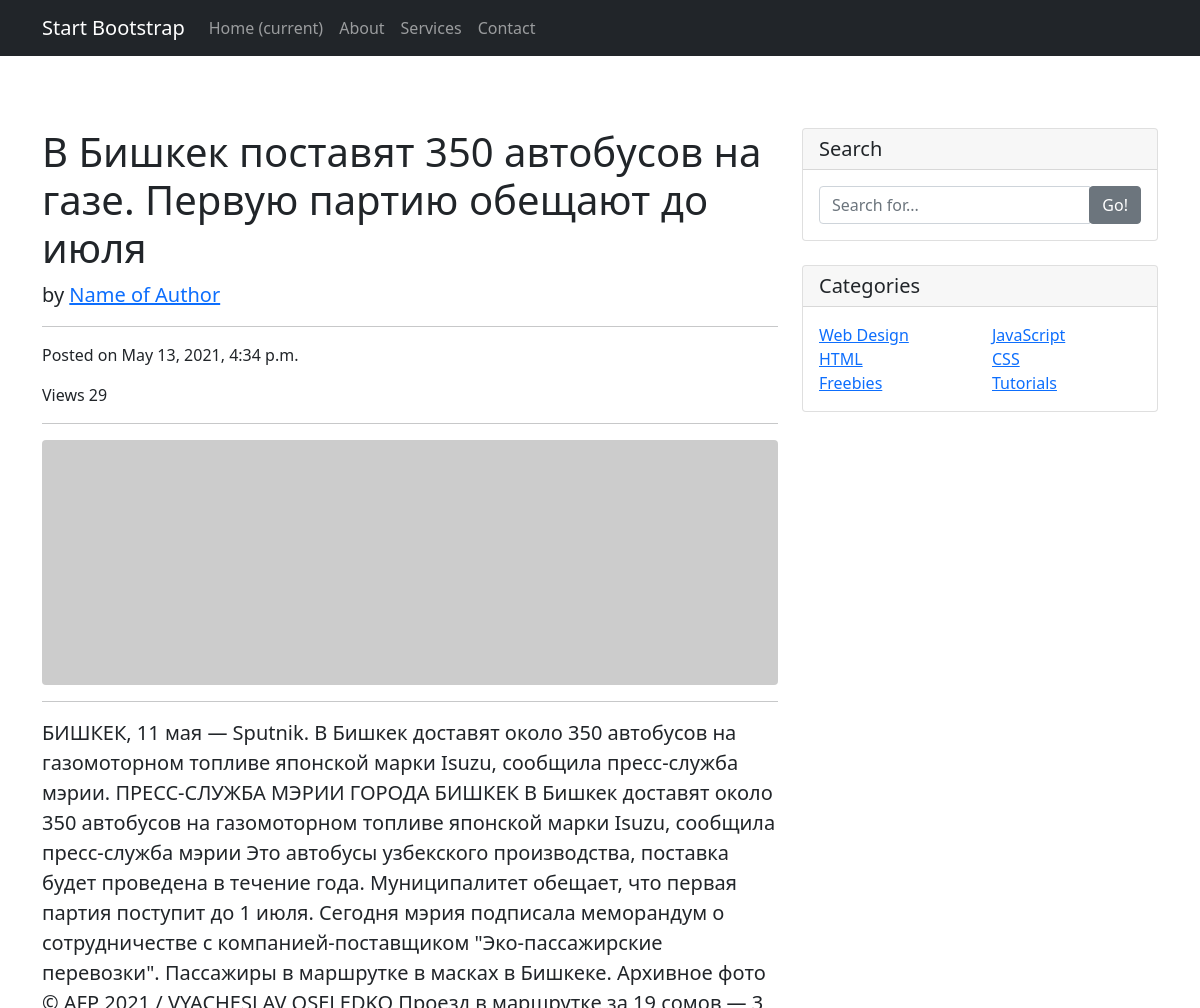
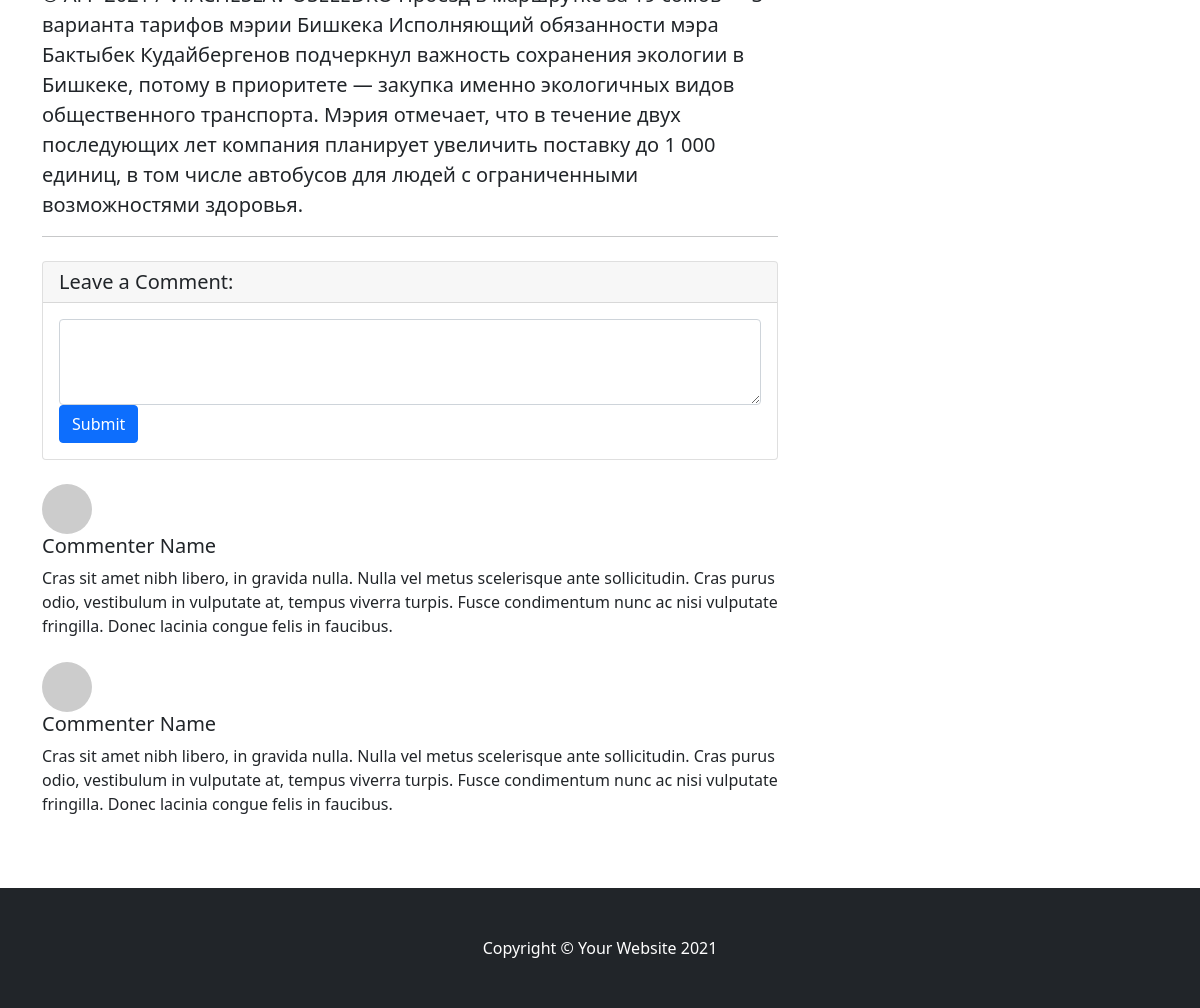
Screenshot of /view/1/ with the database file from the repository (2 pictures, top to bottom).
### blog/models.py (models this page shows, shortened)
class Post(models.Model):
    title = models.CharField(max_length=250)
    clipped_text = models.TextField(max_length=150)
    text = models.TextField()
    created_at = models.DateTimeField(auto_now=True)
    views = models.IntegerField(default=0)

### blog/views.py (the view)
# urls.py: path('view/<int:pk>/', views.retrieve, name='retrieve'),
def retrieve(request, pk):
    post = get_object_or_404(Post, id=pk)
    post.views += 1
    post.save()
    context = {'post': post}
    return render(request, 'blog/view.html', context)

### blog/templates/blog/view.html (shortened to what this page needs)
{% extends "blog/base.html" %}
{% block body %}
    <div class="row">
        <div class="col-lg-8">
            <h1 class="mt-4">{{post.title}}</h1>
            <p class="lead">
                by
                <a href="#!">Name of Author</a>
            </p>
            <hr />
            <p>Posted on {{post.created_at}}</p>
            <p>Views {{post.views}}</p>
            <hr />
            <img class="img-fluid rounded" src="https://via.placeholder.com/900x300" alt="..." />
            <hr />
            <p class="lead">{{post.text}}</p>
            <hr />
            <div class="card my-4">
                <h5 class="card-header">Leave a Comment:</h5>
                <div class="card-body">
                    <form>
                        <div class="form-group"><textarea class="form-control" rows="3"></textarea></div>
                        <button class="btn btn-primary" type="submit">Submit</button>
                    </form>
                </div>
            </div>
            <div class="media mb-4">
                <img class="d-flex mr-3 rounded-circle" src="https://via.placeholder.com/50x50" alt="..." />
                <div class="media-body">
                    <h5 class="mt-0">Commenter Name</h5>
                    Cras sit amet nibh libero, in gravida nulla. Nulla vel metus scelerisque ante sollicitudin. Cras purus odio, vestibulum in vulputate at, tempus viverra turpis. Fusce condimentum nunc ac nisi vulputate fringilla. Donec lacinia congue felis in faucibus.
                </div>
            </div>
            <div class="media mb-4">
                <img class="d-flex mr-3 rounded-circle" src="https://via.placeholder.com/50x50" alt="..." />
                <div class="media-body">
                    <h5 class="mt-0">Commenter Name</h5>
                    Cras sit amet nibh libero, in gravida nulla. Nulla vel metus scelerisque ante sollicitudin. Cras purus odio, vestibulum in vulputate at, tempus viverra turpis. Fusce condimentum nunc ac nisi vulputate fringilla. Donec lacinia congue felis in faucibus.
                </div>
            </div>
        </div>
        <div class="col-md-4">
            <div class="card my-4">
                <h5 class="card-header">Search</h5>
                <div class="card-body">
                    <div class="input-group">
                        <input class="form-control" type="text" placeholder="Search for..." />
                        <span class="input-group-append"><button class="btn btn-secondary" type="button">Go!</button></span>
                    </div>
                </div>
            </div>
            <div class="card my-4">
                <h5 class="card-header">Categories</h5>
                <div class="card-body">
                    <div class="row">
                        <div class="col-lg-6">
                            <ul class="list-unstyled mb-0">
                                <li><a href="#!">Web Design</a></li>
                                <li><a href="#!">HTML</a></li>
                                <li><a href="#!">Freebies</a></li>
                            </ul>
                        </div>
                        <div class="col-lg-6">
                            <ul class="list-unstyled mb-0">
                                <li><a href="#!">JavaScript</a></li>
                                <li><a href="#!">CSS</a></li>
                                <li><a href="#!">Tutorials</a></li>
                            </ul>
                        </div>
                    </div>
                </div>
            </div>
        </div>
    </div>
{% endblock %}

### blog/templates/blog/base.html (shortened to what this page needs)
<!doctype html>
<html lang="ru">
<head>
    <link href="https://cdn.jsdelivr.net/npm/bootstrap@5.0.0/dist/css/bootstrap.min.css" rel="stylesheet">
</head>
<body>
    {% block nav %}
    <nav class="navbar navbar-expand-lg navbar-dark bg-dark">
        <div class="container">
            <a class="navbar-brand" href="#!">Start Bootstrap</a>
            <div class="collapse navbar-collapse" id="navbarResponsive">
                <ul class="navbar-nav ml-auto">
                    <li class="nav-item active">
                        <a class="nav-link" href="#!">
                            Home
                            <span class="sr-only">(current)</span>
                        </a>
                    </li>
                    <li class="nav-item"><a class="nav-link" href="#!">About</a></li>
                    <li class="nav-item"><a class="nav-link" href="#!">Services</a></li>
                    <li class="nav-item"><a class="nav-link" href="#!">Contact</a></li>
                </ul>
            </div>
        </div>
    </nav>
    {% endblock %}
    <div class="container mt-5 mb-5">
        {% block body %} {% endblock %}
    </div>
    {% block footer %}
    <footer class="py-5 bg-dark">
        <div class="container"><p class="m-0 text-center text-white">Copyright &copy; Your Website 2021</p></div>
    </footer>
    {% endblock %}
</body>
</html>

### rows the page displays
Post: title "В Бишкек поставят 350 автобусов на газе. Первую партию обещают до июля", created_at "May 13, 2021, 4:34 p.m.", views "29", text "БИШКЕК, 11 мая — Sputnik. В Бишкек доставят около 350 автобусов на газомоторном топливе японской марки Isuzu, сообщила пресс-служба мэрии. ПРЕСС-СЛУЖБА МЭРИИ ГОРОДА БИШКЕК В Бишкек доставят около 350 автобусов на газомоторном топливе японской марки Isuzu, сообщила пресс-служба мэрии Это автобусы узбекского производства, поставка будет проведена в течение года. Муниципалитет обещает, что первая партия поступит до 1 июля. Сегодня мэрия подписала меморандум о сотрудничестве с компанией-поставщиком \"Эко-пассажирские перевозки\". Пассажиры в маршрутке в масках в Бишкеке. Архивное фото © AFP 2021 / VYACHESLAV OSELEDKO Проезд в маршрутке за 19 сомов — 3 варианта тарифов мэрии Бишкека Исполняющий…"
